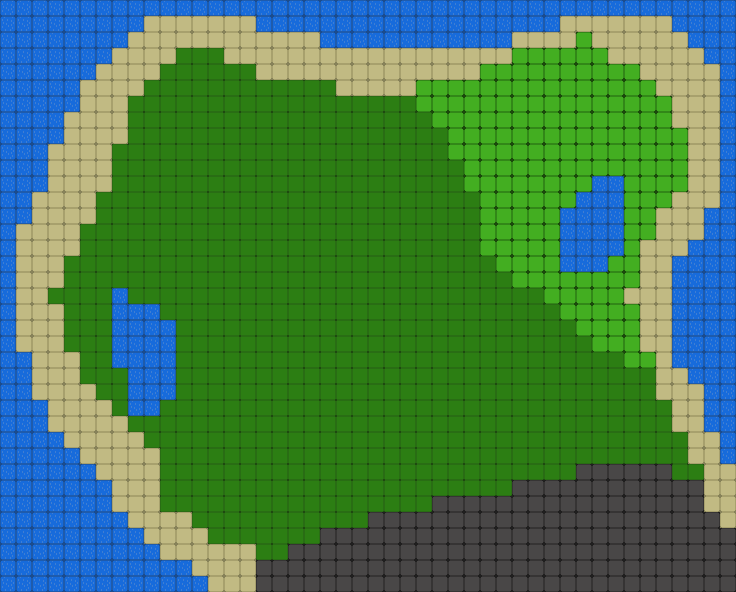

A 2D game scene composited from a Tiled map and its tileset images. What follows is a short description and the map's XML, with every tile layer's data as written:
An orthogonal 46x37 tile map with 16x16 px tiles, 1 tile layer (Tiles) and 4 objects (spawn).

<map version="1.4" tiledversion="1.4.2" orientation="orthogonal" renderorder="right-down" width="46" height="37" tilewidth="16" tileheight="16" infinite="0" nextlayerid="7" nextobjectid="27">
 <tileset firstgid="1" source="testset.tsx" />
 <layer id="1" name="Tiles" width="46" height="37">
  <data encoding="csv">
10,10,10,10,10,10,10,10,10,10,10,10,10,10,10,10,10,10,10,10,10,10,10,10,10,10,10,10,10,10,10,10,10,10,10,10,10,10,10,10,10,10,10,10,10,10,
10,10,10,10,10,10,10,10,10,13,13,13,13,13,13,13,10,10,10,10,10,10,10,10,10,10,10,10,10,10,10,10,10,10,10,13,13,13,13,13,13,13,10,10,10,10,
10,10,10,10,10,10,10,10,13,13,13,13,13,13,13,13,13,13,13,13,10,10,10,10,10,10,10,10,10,10,10,10,13,13,13,13,7,13,13,13,13,13,13,10,10,10,
10,10,10,10,10,10,10,13,13,13,13,6,6,6,13,13,13,13,13,13,13,13,13,13,13,13,13,13,13,13,13,13,7,7,7,7,7,7,13,13,13,13,13,13,10,10,
10,10,10,10,10,10,13,13,13,13,6,6,6,6,6,6,13,13,13,13,13,13,13,13,13,13,13,13,13,13,7,7,7,7,7,7,7,7,7,7,13,13,13,13,13,10,
10,10,10,10,10,13,13,13,13,6,6,6,6,6,6,6,6,6,6,6,6,13,13,13,13,13,7,7,7,7,7,7,7,7,7,7,7,7,7,7,7,13,13,13,13,10,
10,10,10,10,10,13,13,13,6,6,6,6,6,6,6,6,6,6,6,6,6,6,6,6,6,6,7,7,7,7,7,7,7,7,7,7,7,7,7,7,7,7,13,13,13,10,
10,10,10,10,13,13,13,13,6,6,6,6,6,6,6,6,6,6,6,6,6,6,6,6,6,6,6,7,7,7,7,7,7,7,7,7,7,7,7,7,7,7,13,13,13,10,
10,10,10,10,13,13,13,13,6,6,6,6,6,6,6,6,6,6,6,6,6,6,6,6,6,6,6,6,7,7,7,7,7,7,7,7,7,7,7,7,7,7,7,13,13,10,
10,10,10,13,13,13,13,6,6,6,6,6,6,6,6,6,6,6,6,6,6,6,6,6,6,6,6,6,7,7,7,7,7,7,7,7,7,7,7,7,7,7,7,13,13,10,
10,10,10,13,13,13,13,6,6,6,6,6,6,6,6,6,6,6,6,6,6,6,6,6,6,6,6,6,6,7,7,7,7,7,7,7,7,7,7,7,7,7,7,13,13,10,
10,10,10,13,13,13,13,6,6,6,6,6,6,6,6,6,6,6,6,6,6,6,6,6,6,6,6,6,6,7,7,7,7,7,7,7,7,10,10,7,7,7,7,13,13,10,
10,10,13,13,13,13,6,6,6,6,6,6,6,6,6,6,6,6,6,6,6,6,6,6,6,6,6,6,6,6,7,7,7,7,7,7,10,10,10,7,7,7,13,13,13,10,
10,10,13,13,13,13,6,6,6,6,6,6,6,6,6,6,6,6,6,6,6,6,6,6,6,6,6,6,6,6,7,7,7,7,7,10,10,10,10,7,7,13,13,13,10,10,
10,13,13,13,13,6,6,6,6,6,6,6,6,6,6,6,6,6,6,6,6,6,6,6,6,6,6,6,6,6,7,7,7,7,7,10,10,10,10,7,7,13,13,13,10,10,
10,13,13,13,13,6,6,6,6,6,6,6,6,6,6,6,6,6,6,6,6,6,6,6,6,6,6,6,6,6,7,7,7,7,7,10,10,10,10,7,13,13,13,10,10,10,
10,13,13,13,6,6,6,6,6,6,6,6,6,6,6,6,6,6,6,6,6,6,6,6,6,6,6,6,6,6,6,7,7,7,7,10,10,10,7,7,13,13,10,10,10,10,
10,13,13,13,6,6,6,6,6,6,6,6,6,6,6,6,6,6,6,6,6,6,6,6,6,6,6,6,6,6,6,6,7,7,7,7,7,7,7,7,13,13,10,10,10,10,
10,13,13,6,6,6,6,10,6,6,6,6,6,6,6,6,6,6,6,6,6,6,6,6,6,6,6,6,6,6,6,6,6,6,7,7,7,7,7,13,13,13,10,10,10,10,
10,13,13,13,6,6,6,10,10,10,6,6,6,6,6,6,6,6,6,6,6,6,6,6,6,6,6,6,6,6,6,6,6,6,6,7,7,7,7,7,13,13,10,10,10,10,
10,13,13,13,6,6,6,10,10,10,10,6,6,6,6,6,6,6,6,6,6,6,6,6,6,6,6,6,6,6,6,6,6,6,6,6,7,7,7,7,13,13,10,10,10,10,
10,13,13,13,6,6,6,10,10,10,10,6,6,6,6,6,6,6,6,6,6,6,6,6,6,6,6,6,6,6,6,6,6,6,6,6,6,7,7,7,13,13,10,10,10,10,
10,10,13,13,13,6,6,10,10,10,10,6,6,6,6,6,6,6,6,6,6,6,6,6,6,6,6,6,6,6,6,6,6,6,6,6,6,6,6,7,7,13,10,10,10,10,
10,10,13,13,13,6,6,6,10,10,10,6,6,6,6,6,6,6,6,6,6,6,6,6,6,6,6,6,6,6,6,6,6,6,6,6,6,6,6,6,6,13,13,10,10,10,
10,10,13,13,13,13,6,6,10,10,10,6,6,6,6,6,6,6,6,6,6,6,6,6,6,6,6,6,6,6,6,6,6,6,6,6,6,6,6,6,6,13,13,13,10,10,
10,10,10,13,13,13,13,6,10,10,6,6,6,6,6,6,6,6,6,6,6,6,6,6,6,6,6,6,6,6,6,6,6,6,6,6,6,6,6,6,6,6,13,13,10,10,
10,10,10,13,13,13,13,13,6,6,6,6,6,6,6,6,6,6,6,6,6,6,6,6,6,6,6,6,6,6,6,6,6,6,6,6,6,6,6,6,6,6,13,13,10,10,
10,10,10,10,13,13,13,13,13,6,6,6,6,6,6,6,6,6,6,6,6,6,6,6,6,6,6,6,6,6,6,6,6,6,6,6,6,6,6,6,6,6,6,13,13,10,
10,10,10,10,10,13,13,13,13,13,6,6,6,6,6,6,6,6,6,6,6,6,6,6,6,6,6,6,6,6,6,6,6,6,6,6,6,6,6,6,6,6,6,13,13,10,
10,10,10,10,10,10,13,13,13,13,6,6,6,6,6,6,6,6,6,6,6,6,6,6,6,6,6,6,6,6,6,6,6,6,6,6,12,12,12,12,12,12,6,6,13,13,
10,10,10,10,10,10,10,13,13,13,6,6,6,6,6,6,6,6,6,6,6,6,6,6,6,6,6,6,6,6,6,6,12,12,12,12,12,12,12,12,12,12,12,12,13,13,
10,10,10,10,10,10,10,13,13,13,6,6,6,6,6,6,6,6,6,6,6,6,6,6,6,6,6,12,12,12,12,12,12,12,12,12,12,12,12,12,12,12,12,12,13,13,
10,10,10,10,10,10,10,10,13,13,13,13,6,6,6,6,6,6,6,6,6,6,6,12,12,12,12,12,12,12,12,12,12,12,12,12,12,12,12,12,12,12,12,12,12,13,
10,10,10,10,10,10,10,10,10,13,13,13,13,6,6,6,6,6,6,6,12,12,12,12,12,12,12,12,12,12,12,12,12,12,12,12,12,12,12,12,12,12,12,12,12,12,
10,10,10,10,10,10,10,10,10,10,13,13,13,13,13,13,6,6,12,12,12,12,12,12,12,12,12,12,12,12,12,12,12,12,12,12,12,12,12,12,12,12,12,12,12,12,
10,10,10,10,10,10,10,10,10,10,10,10,13,13,13,13,12,12,12,12,12,12,12,12,12,12,12,12,12,12,12,12,12,12,12,12,12,12,12,12,12,12,12,12,12,12,
10,10,10,10,10,10,10,10,10,10,10,10,10,13,13,13,12,12,12,12,12,12,12,12,12,12,12,12,12,12,12,12,12,12,12,12,12,12,12,12,12,12,12,12,12,12
</data>
 </layer>
 <objectgroup id="4" name="Objects">
  <object id="1" name="spawn" x="329.333" y="309.333" width="16" height="16" />
 </objectgroup>
 <objectgroup id="6" name="Colliders">
  <object id="24" x="203" y="588" width="534" height="5" />
  <object id="25" x="733" y="457" width="4" height="137" />
  <object id="26" x="536" y="661.333" />
 </objectgroup>
</map>
